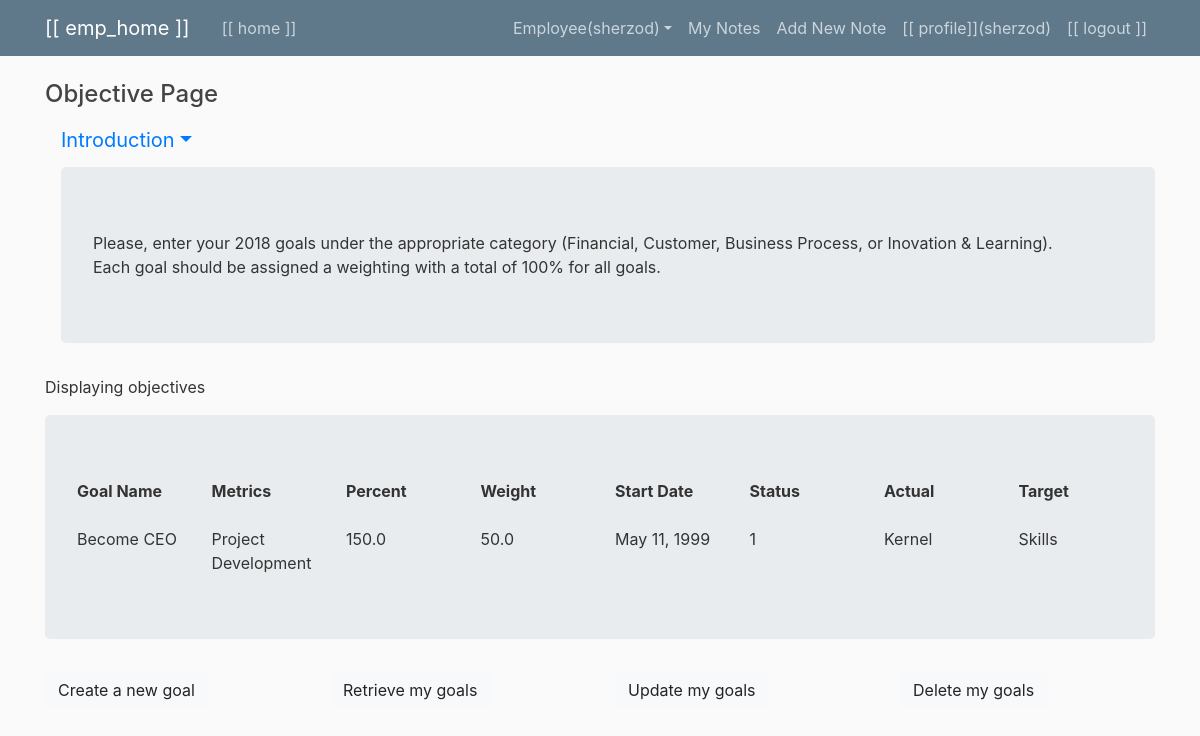
The app's page /objective/2/ (signed in) with its own data.
### employee/models.py (models this page shows)
class EmployeeGoals(models.Model):
    worker = models.ForeignKey(User, on_delete = models.CASCADE, default=1)
    GoalsName = models.CharField(max_length=200, verbose_name='GoalsName', default='-')
    Metrics = models.CharField(max_length=100, verbose_name='GoalsName', default='-')
    Percent = models.FloatField(max_length=100, verbose_name='Percent', default=0.0)
    Weight = models.FloatField(max_length=100, verbose_name='Weight', default=0.0)
    StartDate= models.DateField(default=timezone.now)
    Status= models.IntegerField(verbose_name='Status', default=0)
    Actual = models.CharField(max_length=100, verbose_name='Actual', default='-')
    Target = models.TextField(default='-')

### employee/views.py (the view)
# urls.py: path('objective/<int:pk>/', GetEmployeeGoal.as_view(template_name='employee/goals.html'), name='goals'),
class GetEmployeeGoal(DetailView):
    model = EmployeeGoals
    context_object_name = 'employee_goal'

### employee/templates/employee/goals.html
{% extends "employee/base.html" %}
{% block content %}
  <div class="wrapper drop">
      <h4>Objective Page</h4>
      <div class="dropdown">
        <a class="nav-link dropdown-toggle introduction" href="http://example.com" data-toggle="dropdown" aria-haspopup="true" aria-expanded="false" v-on:click="intro = !intro">Introduction</a>
        <div v-show="intro" class=" jumbotron mt-1 ml-3">
            <span>Please, enter your 2018 goals under the appropriate category (Financial, Customer, Business Process, or Inovation & Learning).</span><br>
            <span>Each goal should be assigned a weighting with a total of 100% for all goals.</span>
        </div>
      </div>
      <div class="mt-3">
          <span>Displaying objectives</span><br>
            <div class="jumbotron mt-3">
                <div class="row">
                    <div class="col-sm">
                        <span class="bold">Goal Name</span><br><br>
                        <span>{{ employee_goal.GoalsName }} </span>
                    </div>
                    <div class="col-sm">
                        <span class="bold">Metrics</span><br><br>
                        <span>{{ employee_goal.Metrics }} </span>
                    </div>
                    <div class="col-sm">
                        <span class="bold">Percent</span><br><br>
                        <span>{{ employee_goal.Percent }} </span>
                    </div>
                    <div class="col-sm">
                        <span class="bold">Weight</span><br><br>
                        <span>{{ employee_goal.Weight }} </span>
                    </div>
                    <div class="col-sm">
                        <span class="bold">Start Date</span><br><br>
                        <span>{{ employee_goal.StartDate }}</span>
                    </div>
                    <div class="col-sm">
                        <span class="bold">Status</span><br><br>
                        <span>{{ employee_goal.Status }} </span>
                    </div>
                    <div class="col-sm">
                        <span class="bold">Actual</span><br><br>
                        <span>{{ employee_goal.Actual }}</span>
                    </div>
                    <div class="col-sm">
                        <span class="bold">Target</span><br><br>
                        <span>{{ employee_goal.Target }}</span>
                    </div>
                </div>
            </div>
            <div class="wrapper">
                <div class="row">
                    <div class="col-md-3">
                        <a class="btn btn-light" href="{% url 'goals-create' %}">Create a new goal</a>
                    </div>
                    <div class="col-md-3">
                        <a class="btn btn-light" href="{% url 'goals-detail' user.id %}">Retrieve my goals</a>
                    </div>
                    <div class="col-md-3">
                        <a class="btn btn-light" href="{% url 'goals-update' user.id %}">Update my goals</a>
                    </div>
                    <div class="col-md-3">
                        <a class="btn btn-light" href="{% url 'goals-delete' user.id %}">Delete my goals</a>
                    </div>
                </div>
            </div>
      </div>
  </div>
{% endblock content %}

### employee/templates/employee/base.html (shortened to what this page needs)
{% load static %}
<!DOCTYPE html>
<html>
<head>
    <link rel="stylesheet" href="https://maxcdn.bootstrapcdn.com/bootstrap/4.0.0/css/bootstrap.min.css">
    <link rel="stylesheet" type="text/css" href="{% static 'employee/main.css' %}">
</head>
<body>
    <header class="site-header">
      <nav class="navbar navbar-expand-md navbar-dark bg-steel fixed-top">
        <div class="container">
          <a class="navbar-brand mr-4" href="{% url 'home' %}">[[ emp_home ]]</a>
          <div class="collapse navbar-collapse" id="navbarToggle">
            <div class="navbar-nav mr-auto">
              <a class="nav-item nav-link" href="{% url 'home' %}">[[ home ]]</a>
            </div>
            <div class="navbar-nav">
              {% if user.is_authenticated %}
              <div class="dropdown">
                <a class="nav-link dropdown-toggle" href="http://example.com" id="dropdown01" data-toggle="dropdown" aria-haspopup="true" aria-expanded="false">Employee({{ user.username }})</a>
                </div>
                <a class="nav-item nav-link" href="{% url 'note-detail' user.id %}">My Notes</a>
                <a class="nav-item nav-link" href="{% url 'create-view' %}">Add New Note</a>
                <a class="nav-item nav-link" href="{% url 'profile' %}">[[ profile]]({{ user.username }}) </a>
                <a class="nav-item nav-link" href="{% url 'logout' %}">[[ logout ]] </a>
              {% else %}
                <a class="nav-item nav-link" href="{% url 'login' %}">[[ login ]] </a>
                <a class="nav-item nav-link" href="{% url 'register' %}">[[ register ]]</a>
              {% endif %}
            </div>
          </div>
        </div>
      </nav>
    </header>
    <main role="main" class="container">
        {% block content %}{% endblock %}
    </main>
</body>
</html>

### employee/static/employee/main.css (style rules this page uses)
body { background: #fafafa; color: #333333; margin-top: 5rem; padding-bottom: 80px; }
h1, h2, h3, h4, h5, h6 { color: #444444; }
.bg-steel { background-color: #5f788a; }
.site-header .navbar-nav .nav-link { color: #cbd5db; }
.introduction { font-size: 20px; }
.bold { font-weight: bold; }

### records on screen
EmployeeGoals: GoalsName "Become CEO", Metrics "Project Development", Percent "150.0", Weight "50.0", StartDate "May 11, 1999", Status "1", Actual "Kernel", Target "Skills"

### other values on screen
{{ user.username }} "sherzod"
